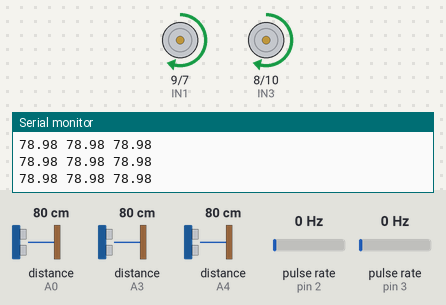
The sketch below on a simulated Arduino Uno, built with avr-gcc and run on an emulated ATmega328P. On the bench: motor-driver pin pairs drawn as motors (green arrow = first pin HIGH = forward, orange = second pin HIGH = backward, longer = more drive, scaled by the enable pin), the last lines printed to the serial monitor. Wiring (inferred from the names in the program): 3 × ultrasonic range finder: trigger A1, echo A0 / trigger A2, echo A3 / trigger A5, echo A4; 2 × pulse sensor: data pin 2 / data pin 3. The test bench sets the inputs (shaded band); at power-on: distance to the obstacle (sensors on A3, A4, A0) 80 cm, pulse rate (sensors on pin 2, pin 3) 0 Hz. The echo pulse lasts 58.3 µs per cm.

Above: at 6.2 s.
6.3 s: distance to the obstacle (sensor on A3) set to 168 cm
8.0 s: distance to the obstacle (sensor on A4) set to 258 cm
At 10.7 s:
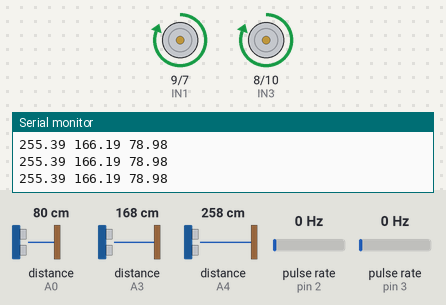
11.0 s: pulse rate (sensor on pin 2) set to 150 Hz
At 12.9 s:
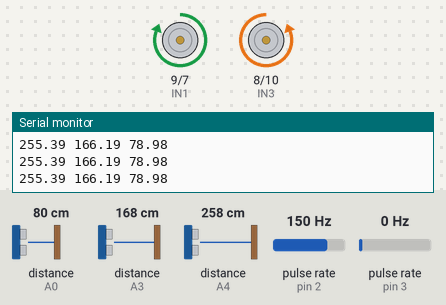
13.4 s: pulse rate (sensor on pin 3) set to 100 Hz
At 14.6 s:
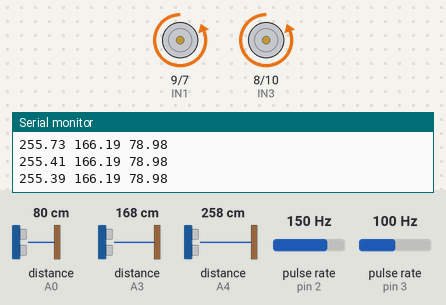
18.6 s: distance to the obstacle (sensor on A3) set to 2 cm
At 19.4 s:
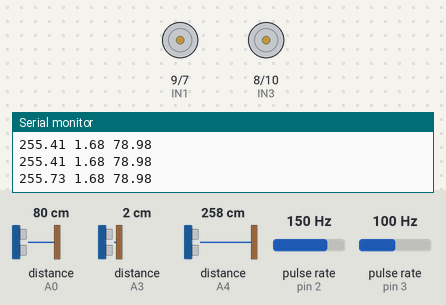
Timing chart, 0 to 21.1 s (numbered marks = the images above; inputs shaded):
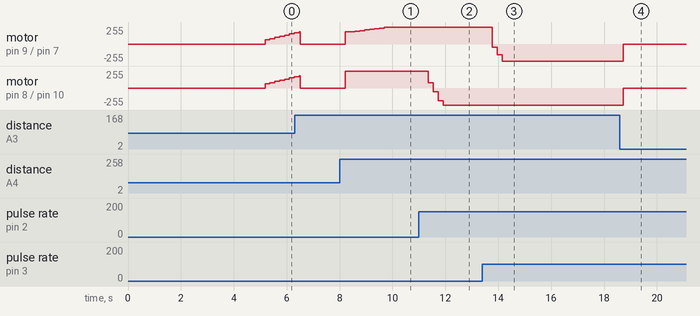

The sketch:

IR_bot.ino
```cpp
// Library that is used to determine amount of free  left
#include <MemoryFree.h>

// Include Fuzzy library elements - modified library -> set points are now of type int (more SRAM)
#include <FuzzyRule.h>
#include <FuzzyComposition.h>
#include <Fuzzy.h>
#include <FuzzyRuleConsequent.h>
#include <FuzzyOutput.h>
#include <FuzzyInput.h>
#include <FuzzyIO.h>
#include <FuzzySet.h>
#include <FuzzyRuleAntecedent.h>

// Include avr libraries needed to access timer interrupts
#include <avr/io.h>
#include <avr/interrupt.h>

// Include library needed to make second serial connection (hardware serial pins used as
// hardware interrupt pins
#include <SoftwareSerial.h>

// Define ultrasonic HC-04 sensor pins
// Left sensor
#define echoPinL A4
#define trigPinL A5

// Middle
#define echoPinC A3
#define trigPinC A2

// Right sensor
#define echoPinD A0
#define trigPinD A1

// Define pins for motor control via L293D H bridge
#define EN1 5    // Enable 1, defined on PWM pin, for speed control
#define IN1 9    // Input 1
#define IN2 7    // Input 2

#define EN2 6    // Enable 2, defined on PWM pin
#define IN3 8    // Input 3
#define IN4 10   // Input 4

// Define optical encoder signal read pins (hardware interrupt)
#define encoderPinR 2
#define encoderPinL 3

//float R = 0.033; // [m]
//float L = 0.14; // [m]
//const uint8_t maxRPM = 165;

// Init variables for speed read and feedback
volatile unsigned long int previousMillisR = 0;
volatile unsigned long int previousMillisL = 0;

volatile uint8_t encoderPosR = 0;  // a counter for the dial
volatile uint8_t encoderPosL = 0;  // a counter for the dial

// PID parameters and variables, as I'm using PI controller, D parameters are commented out
const float Kp = 0.5;
const float Ki = 0.2;
//const float Kd = 0;

volatile int ErrR = 0;
volatile int ErrL = 0;
//volatile int err_oldL = 0;
//volatile int err_dotL = 0;
//volatile int err_oldR = 0;
//volatile int err_dotR = 0;

volatile int ref_rpmL_d = 0; // desired referent RPM for left motor
volatile int ref_rpmR_d = 0;
volatile int ref_rpmL = 0; // referent RPM for left motor, final value
volatile int ref_rpmR = 0;
volatile int rpmL;
volatile int rpmR;

boolean update_speed_flag = 0;

// Define bluetooth serial connection
SoftwareSerial HC05(4, 12);

// Define variables for reading ultrasonic sensor and transforming it to distance
uint16_t durationL;
uint16_t durationC;
uint16_t durationD;

// Instantiating an object of library
Fuzzy* izbjegavanje = new Fuzzy();

// Funkcije pripadnosti ulaza sa senzora
FuzzySet* dalekoL = new FuzzySet(80, 100, 400, 400);
FuzzySet* srednjeL = new FuzzySet(20, 60, 60, 100);
FuzzySet* blizuL = new FuzzySet(0, 0, 10, 30);

// Funkcije pripadnosti ulaza sa senzora
FuzzySet* dalekoS = new FuzzySet(80, 100, 400, 400);
FuzzySet* srednjeS = new FuzzySet(20, 60, 60, 100);
FuzzySet* blizuS = new FuzzySet(0, 0, 10, 30);

// Funkcije pripadnosti ulaza sa senzora
FuzzySet* dalekoD = new FuzzySet(80, 100, 400, 400);
FuzzySet* srednjeD = new FuzzySet(20, 60, 60, 100);
FuzzySet* blizuD = new FuzzySet(0, 0, 10, 30);

// Funkcije pripadnosti translacijske brzine
FuzzySet* stani = new FuzzySet(0, 0, 0, 0);
FuzzySet* sporo = new FuzzySet(45, 45, 75, 90);
FuzzySet* umjereno = new FuzzySet(75, 90, 90, 105);
FuzzySet* brzo = new FuzzySet(90, 105, 150, 150);

// Funkcije pripadnosti rotacijske brzine
FuzzySet* brzoD = new FuzzySet(-60, -60, -45, -30);
FuzzySet* sporoD = new FuzzySet(-45, -30, -30, -10);
FuzzySet* nula = new FuzzySet(-15, 0, 0, 15);
FuzzySet* sporoL = new FuzzySet(10, 30, 30, 45);
FuzzySet* brzoL = new FuzzySet(30, 45, 60, 60);

void setup(){

  // Set up encoders and their interrupts
  pinMode(encoderPinR, INPUT);
  pinMode(encoderPinL, INPUT);
  attachInterrupt(0, doEncoderR, CHANGE);
  attachInterrupt(1, doEncoderL, CHANGE);
  digitalWrite(encoderPinR, HIGH);
  digitalWrite(encoderPinL, HIGH);

  // Set up ultrasonic sensor pins
  pinMode(trigPinL, OUTPUT); // Sets the trigPin as an Output
  pinMode(trigPinC, OUTPUT);
  pinMode(trigPinD, OUTPUT);
  pinMode(echoPinL, INPUT); // Sets the echoPin as an Input
  pinMode(echoPinC, INPUT);
  pinMode(echoPinD, INPUT);

  // Define pins for motor control
  // Left motor
  pinMode(EN1, OUTPUT);
  pinMode(IN1, OUTPUT);
  pinMode(IN2, OUTPUT);
  analogWrite(EN1, 0);
  digitalWrite(IN1, LOW);
  digitalWrite(IN2, LOW);
  // Right motor
  pinMode(EN2, OUTPUT);
  pinMode(IN3, OUTPUT);
  pinMode(IN4, OUTPUT);
  analogWrite(EN2, 0);
  digitalWrite(IN3, LOW);
  digitalWrite(IN4, LOW);

  // FuzzyInput left sensor
  FuzzyInput* lijevi = new FuzzyInput(1);
  lijevi->addFuzzySet(dalekoL);
  lijevi->addFuzzySet(srednjeL);
  lijevi->addFuzzySet(blizuL);

  izbjegavanje->addFuzzyInput(lijevi);

  // FuzzyInput middle sensor
  FuzzyInput* centar = new FuzzyInput(2);
  centar->addFuzzySet(dalekoS);
  centar->addFuzzySet(srednjeS);
  centar->addFuzzySet(blizuS);

  izbjegavanje->addFuzzyInput(centar);

  // FuzzyInput right sensor
  FuzzyInput* desni = new FuzzyInput(3);
  desni->addFuzzySet(dalekoD);
  desni->addFuzzySet(srednjeD);
  desni->addFuzzySet(blizuD);

  izbjegavanje->addFuzzyInput(desni);

  // FuzzyOutput translation speed
  FuzzyOutput* transBrzina = new FuzzyOutput(1);

  transBrzina->addFuzzySet(stani);
  transBrzina->addFuzzySet(sporo);
  transBrzina->addFuzzySet(umjereno);
  transBrzina->addFuzzySet(brzo);

  izbjegavanje->addFuzzyOutput(transBrzina);

  // FuzzyOutput rotational speed
  FuzzyOutput* rotBrzina = new FuzzyOutput(2);

  rotBrzina->addFuzzySet(brzoD);
  rotBrzina->addFuzzySet(sporoD);
  rotBrzina->addFuzzySet(nula);
  rotBrzina->addFuzzySet(sporoL);
  rotBrzina->addFuzzySet(brzoL);

  izbjegavanje->addFuzzyOutput(rotBrzina);

  // Definiranje premisa
  FuzzyRuleAntecedent* lijeviDalekoAndSrednjiDaleko = new FuzzyRuleAntecedent();
  lijeviDalekoAndSrednjiDaleko->joinWithAND(dalekoL, dalekoS);
  FuzzyRuleAntecedent* ifLijeviDalekoAndSrednjiDalekoAndDesniDaleko = new FuzzyRuleAntecedent();
  ifLijeviDalekoAndSrednjiDalekoAndDesniDaleko->joinWithAND(lijeviDalekoAndSrednjiDaleko, dalekoD);

  FuzzyRuleAntecedent* lijeviSrednjeAndSrednjiSrednje = new FuzzyRuleAntecedent();
  lijeviSrednjeAndSrednjiSrednje->joinWithAND(srednjeL, srednjeS);
  FuzzyRuleAntecedent* ifLijeviSrednjeAndSrednjiSrednjeAndDesniSrednje = new FuzzyRuleAntecedent();
  ifLijeviSrednjeAndSrednjiSrednjeAndDesniSrednje->joinWithAND(lijeviSrednjeAndSrednjiSrednje, srednjeD);

  FuzzyRuleAntecedent* ifLijeviSrednjeAndSrednjiSrednjeAndDesniDaleko = new FuzzyRuleAntecedent();
  ifLijeviSrednjeAndSrednjiSrednjeAndDesniDaleko->joinWithAND(lijeviSrednjeAndSrednjiSrednje, dalekoD);

  FuzzyRuleAntecedent* lijeviDalekoAndSrednjiSrednje = new FuzzyRuleAntecedent();
  lijeviDalekoAndSrednjiSrednje->joinWithAND(dalekoL, srednjeS);
  FuzzyRuleAntecedent* ifLijeviDalekoAndSrednjiSrednjeAndDesniSrednje = new FuzzyRuleAntecedent();
  ifLijeviDalekoAndSrednjiSrednjeAndDesniSrednje->joinWithAND(lijeviDalekoAndSrednjiSrednje, srednjeD);

  FuzzyRuleAntecedent* lijeviBlizuAndSrednjiBlizu = new FuzzyRuleAntecedent();
  lijeviBlizuAndSrednjiBlizu->joinWithAND(blizuL, blizuS);
  FuzzyRuleAntecedent* ifLijeviBlizuAndSrednjiBlizuAndDesniDaleko = new FuzzyRuleAntecedent();
  ifLijeviBlizuAndSrednjiBlizuAndDesniDaleko->joinWithAND(lijeviBlizuAndSrednjiBlizu, dalekoD);

  FuzzyRuleAntecedent* lijeviDalekoAndSrednjiBlizu = new FuzzyRuleAntecedent();
  lijeviDalekoAndSrednjiBlizu->joinWithAND(dalekoL, blizuS);
  FuzzyRuleAntecedent* ifLijeviDalekoAndSrednjiBlizuAndDesniBlizu = new FuzzyRuleAntecedent();
  ifLijeviDalekoAndSrednjiBlizuAndDesniBlizu->joinWithAND(lijeviDalekoAndSrednjiBlizu, blizuD);

  FuzzyRuleAntecedent* ifLijeviDalekoAndSrednjiSrednjeAndDesniBlizu = new FuzzyRuleAntecedent();
  ifLijeviDalekoAndSrednjiSrednjeAndDesniBlizu->joinWithAND(lijeviDalekoAndSrednjiSrednje, blizuD);

  FuzzyRuleAntecedent* ifLijeviDalekoAndSrednjiSrednjeAndDesniDaleko = new FuzzyRuleAntecedent();
  ifLijeviDalekoAndSrednjiSrednjeAndDesniDaleko->joinWithAND(lijeviDalekoAndSrednjiSrednje, dalekoD);

  FuzzyRuleAntecedent* lijeviSrednjeAndSrednjiBlizu = new FuzzyRuleAntecedent();
  lijeviSrednjeAndSrednjiBlizu->joinWithAND(srednjeL, blizuS);
  FuzzyRuleAntecedent* ifLijeviSrednjeAndSrednjiBlizuAndDesniSrednje = new FuzzyRuleAntecedent();
  ifLijeviSrednjeAndSrednjiBlizuAndDesniSrednje->joinWithAND(lijeviSrednjeAndSrednjiBlizu, srednjeD);

  FuzzyRuleAntecedent* lijeviBlizuAndSrednjiSrednje = new FuzzyRuleAntecedent();
  lijeviBlizuAndSrednjiSrednje->joinWithAND(blizuL, srednjeS);
  FuzzyRuleAntecedent* ifLijeviBlizuAndSrednjiSrednjeAndDesniDaleko = new FuzzyRuleAntecedent();
  ifLijeviBlizuAndSrednjiSrednjeAndDesniDaleko->joinWithAND(lijeviBlizuAndSrednjiSrednje, dalekoD);

  FuzzyRuleAntecedent* ifLijeviBlizuAndSrednjiBlizuAndDesniBlizu = new FuzzyRuleAntecedent();
  ifLijeviBlizuAndSrednjiBlizuAndDesniBlizu->joinWithAND(lijeviBlizuAndSrednjiBlizu, blizuD);

  FuzzyRuleAntecedent* lijeviBlizuAndSrednjiDaleko = new FuzzyRuleAntecedent();
  lijeviBlizuAndSrednjiDaleko->joinWithAND(blizuL, dalekoS);
  FuzzyRuleAntecedent* ifLijeviBlizuAndSrednjiDalekoAndDesniDaleko = new FuzzyRuleAntecedent();
  ifLijeviBlizuAndSrednjiDalekoAndDesniDaleko->joinWithAND(lijeviBlizuAndSrednjiDaleko, dalekoD);

  FuzzyRuleAntecedent* ifLijeviDalekoAndSrednjiDalekoAndDesniBlizu = new FuzzyRuleAntecedent();
  ifLijeviDalekoAndSrednjiDalekoAndDesniBlizu->joinWithAND(lijeviDalekoAndSrednjiDaleko, blizuD);

    FuzzyRuleAntecedent* ifLijeviDalekoAndSrednjiDalekoAndDesniSrednje = new FuzzyRuleAntecedent();
  ifLijeviDalekoAndSrednjiDalekoAndDesniSrednje->joinWithAND(lijeviDalekoAndSrednjiDaleko, srednjeD);

 FuzzyRuleAntecedent* lijeviSrednjeAndSrednjiDaleko = new FuzzyRuleAntecedent();
 lijeviSrednjeAndSrednjiDaleko->joinWithAND(srednjeL, dalekoS);
   FuzzyRuleAntecedent* ifLijeviSrednjeAndSrednjiDalekoAndDesniDaleko = new FuzzyRuleAntecedent();
 ifLijeviSrednjeAndSrednjiDalekoAndDesniDaleko->joinWithAND(lijeviSrednjeAndSrednjiDaleko, dalekoD);

  // Definiranje zakljucaka
  FuzzyRuleConsequent* thenTransBrzinaBrzoAndRotBrzinaNula = new FuzzyRuleConsequent();
  thenTransBrzinaBrzoAndRotBrzinaNula->addOutput(brzo);
  thenTransBrzinaBrzoAndRotBrzinaNula->addOutput(nula);

  FuzzyRuleConsequent* thenTransBrzinaUmjerenoAndRotBrzinaNula = new FuzzyRuleConsequent();
  thenTransBrzinaUmjerenoAndRotBrzinaNula->addOutput(umjereno);
  thenTransBrzinaUmjerenoAndRotBrzinaNula->addOutput(nula);

  FuzzyRuleConsequent* thenTransBrzinaUmjerenoAndRotBrzinaSporoD = new FuzzyRuleConsequent();
  thenTransBrzinaUmjerenoAndRotBrzinaSporoD->addOutput(umjereno);
  thenTransBrzinaUmjerenoAndRotBrzinaSporoD->addOutput(sporoD);

  FuzzyRuleConsequent* thenTransBrzinaUmjerenoAndRotBrzinaSporoL = new FuzzyRuleConsequent();
  thenTransBrzinaUmjerenoAndRotBrzinaSporoL->addOutput(umjereno);
  thenTransBrzinaUmjerenoAndRotBrzinaSporoL->addOutput(sporoL);

  FuzzyRuleConsequent* thenTransBrzinaSporoAndRotBrzinaBrzoD = new FuzzyRuleConsequent();
  thenTransBrzinaSporoAndRotBrzinaBrzoD->addOutput(sporo);
  thenTransBrzinaSporoAndRotBrzinaBrzoD->addOutput(brzoD);

  FuzzyRuleConsequent* thenTransBrzinaSporoAndRotBrzinaBrzoL = new FuzzyRuleConsequent();
  thenTransBrzinaSporoAndRotBrzinaBrzoL->addOutput(sporo);
  thenTransBrzinaSporoAndRotBrzinaBrzoL->addOutput(brzoL);

  FuzzyRuleConsequent* thenTransBrzinaSporoAndRotBrzinaNula = new FuzzyRuleConsequent();
  thenTransBrzinaSporoAndRotBrzinaNula->addOutput(sporo);
  thenTransBrzinaSporoAndRotBrzinaNula->addOutput(nula);

  FuzzyRuleConsequent* thenTransBrzinaStaniAndRotBrzinaNula = new FuzzyRuleConsequent();
  thenTransBrzinaStaniAndRotBrzinaNula->addOutput(stani);
  thenTransBrzinaStaniAndRotBrzinaNula->addOutput(nula);

  FuzzyRuleConsequent* thenTransBrzinaBrzoAndRotBrzinaSporoD = new FuzzyRuleConsequent();
  thenTransBrzinaBrzoAndRotBrzinaSporoD->addOutput(brzo);
  thenTransBrzinaBrzoAndRotBrzinaSporoD->addOutput(sporoD);

  FuzzyRuleConsequent* thenTransBrzinaBrzoAndRotBrzinaSporoL = new FuzzyRuleConsequent();
  thenTransBrzinaBrzoAndRotBrzinaSporoL->addOutput(brzo);
  thenTransBrzinaBrzoAndRotBrzinaSporoL->addOutput(sporoL);

  // Definiranje pravila
  // Pravilo 1
  FuzzyRule* pravilo1 = new FuzzyRule(1, ifLijeviDalekoAndSrednjiDalekoAndDesniDaleko, thenTransBrzinaBrzoAndRotBrzinaNula);
  izbjegavanje->addFuzzyRule(pravilo1);

      // Pravilo 2
  FuzzyRule* pravilo2 = new FuzzyRule(2, ifLijeviSrednjeAndSrednjiBlizuAndDesniSrednje, thenTransBrzinaStaniAndRotBrzinaNula);
  izbjegavanje->addFuzzyRule(pravilo2);

  // Pravilo 3
  FuzzyRule* pravilo3 = new FuzzyRule(3, ifLijeviSrednjeAndSrednjiSrednjeAndDesniSrednje, thenTransBrzinaUmjerenoAndRotBrzinaNula);
  izbjegavanje->addFuzzyRule(pravilo3);

  // Pravilo 4
  FuzzyRule* pravilo4 = new FuzzyRule(4, ifLijeviSrednjeAndSrednjiSrednjeAndDesniDaleko, thenTransBrzinaUmjerenoAndRotBrzinaSporoD);
  izbjegavanje->addFuzzyRule(pravilo4);

  // Pravilo 5
  FuzzyRule* pravilo5 = new FuzzyRule(5, ifLijeviDalekoAndSrednjiSrednjeAndDesniSrednje, thenTransBrzinaUmjerenoAndRotBrzinaSporoL);
  izbjegavanje->addFuzzyRule(pravilo5);

  // Pravilo 6
  FuzzyRule* pravilo6 = new FuzzyRule(6, ifLijeviBlizuAndSrednjiBlizuAndDesniDaleko, thenTransBrzinaSporoAndRotBrzinaBrzoD);
  izbjegavanje->addFuzzyRule(pravilo6);

  // Pravilo 7
  FuzzyRule* pravilo7 = new FuzzyRule(7, ifLijeviDalekoAndSrednjiBlizuAndDesniBlizu, thenTransBrzinaSporoAndRotBrzinaBrzoL);
  izbjegavanje->addFuzzyRule(pravilo7);

  // Pravilo 8
  FuzzyRule* pravilo8 = new FuzzyRule(8, ifLijeviDalekoAndSrednjiSrednjeAndDesniBlizu, thenTransBrzinaSporoAndRotBrzinaBrzoL);
  izbjegavanje->addFuzzyRule(pravilo8);

  // Pravilo 9
  FuzzyRule* pravilo9 = new FuzzyRule(9, ifLijeviDalekoAndSrednjiSrednjeAndDesniDaleko, thenTransBrzinaUmjerenoAndRotBrzinaNula);
  izbjegavanje->addFuzzyRule(pravilo9);

//  // Pravilo 10
  FuzzyRule* pravilo10 = new FuzzyRule(10, ifLijeviSrednjeAndSrednjiBlizuAndDesniSrednje, thenTransBrzinaSporoAndRotBrzinaNula);
  izbjegavanje->addFuzzyRule(pravilo10);

  // Pravilo 11
  FuzzyRule* pravilo11 = new FuzzyRule(11, ifLijeviBlizuAndSrednjiSrednjeAndDesniDaleko, thenTransBrzinaSporoAndRotBrzinaBrzoD);
  izbjegavanje->addFuzzyRule(pravilo11);

  // Pravilo 12
  FuzzyRule* pravilo12 = new FuzzyRule(12, ifLijeviBlizuAndSrednjiDalekoAndDesniDaleko, thenTransBrzinaBrzoAndRotBrzinaSporoD);
  izbjegavanje->addFuzzyRule(pravilo12);

  // Pravilo 13
  FuzzyRule* pravilo13 = new FuzzyRule(13, ifLijeviDalekoAndSrednjiDalekoAndDesniBlizu, thenTransBrzinaBrzoAndRotBrzinaSporoL);
  izbjegavanje->addFuzzyRule(pravilo13);

    // Pravilo 14
 FuzzyRule* pravilo14 = new FuzzyRule(14, ifLijeviDalekoAndSrednjiDalekoAndDesniSrednje, thenTransBrzinaBrzoAndRotBrzinaSporoL);
 izbjegavanje->addFuzzyRule(pravilo14);

    // Pravilo 15
 FuzzyRule* pravilo15 = new FuzzyRule(15, ifLijeviSrednjeAndSrednjiDalekoAndDesniDaleko, thenTransBrzinaBrzoAndRotBrzinaSporoD);
 izbjegavanje->addFuzzyRule(pravilo15);

  // Setting timer interrupt
  cli();
  TCCR1A = 0;
  TCCR1B = 0;

  OCR1A = 6249;

  TCCR1B |= (1 << WGM12);
  TCCR1B |= (1 << CS12);

  TIMSK1 |= (1 << OCIE1A);
  sei();

  Serial.begin(9600);
  //Serial.println("Starting program in 5 seconds...");
  delay(5000);
}

void loop(){

  // clear trigPins
  digitalWrite(trigPinL, LOW);
  digitalWrite(trigPinC, LOW);
  digitalWrite(trigPinD, LOW);
  delayMicroseconds(2);

  // set trigPin HIGH for 10 microsec
  digitalWrite(trigPinL, HIGH);
  delayMicroseconds(10);
  digitalWrite(trigPinL, LOW);

  // read echoPin to recieve sound wave travel time in microsec
  durationL = pulseIn(echoPinL, HIGH);

  // set trigPin HIGH for 10 microsec
  digitalWrite(trigPinC, HIGH);
  delayMicroseconds(10);
  digitalWrite(trigPinC, LOW);

  // read echoPin to recieve sound wave travel time in microsec
  durationC = pulseIn(echoPinC, HIGH);

  // set trigPin HIGH for 10 microsec
  digitalWrite(trigPinD, HIGH);
  delayMicroseconds(10);
  digitalWrite(trigPinD, LOW);

  // read echoPin to recieve sound wave travel time in microsec
  durationD = pulseIn(echoPinD, HIGH);

  // set inputs for fuzzy controller
  izbjegavanje->setInput(1,((durationL/2) * 0.034) > 400 ? 400: ((durationL/2) * 0.034));  // (durationL/2) * 0.034 calculates distance from obstacle in [cm]
  izbjegavanje->setInput(2,((durationC/2) * 0.034) > 400 ? 400: ((durationC/2) * 0.034));
  izbjegavanje->setInput(3, ((durationD/2) * 0.034) > 400 ? 400: ((durationD/2) * 0.034));

  izbjegavanje->fuzzify();

  int8_t out_transBrzina = izbjegavanje->defuzzify(1);
  int8_t out_rotBrzina = izbjegavanje->defuzzify(2);

  ref_rpmL_d = out_transBrzina - 2.12 * out_rotBrzina; // 2.12 = L/(2*R) [m]
  ref_rpmR_d = out_transBrzina + 2.12 * out_rotBrzina;

  //cli();

  // 165 = maxRPM for IR BOT
  if (max(ref_rpmL_d, ref_rpmR_d) > 165)
    ref_rpmL = ref_rpmL_d - (max(ref_rpmL_d, ref_rpmR_d) - 165);
  else if (min(ref_rpmL_d, ref_rpmR_d) < -165)
    ref_rpmL = ref_rpmL_d - (min(ref_rpmL_d, ref_rpmR_d) + 165);
  else ref_rpmL = ref_rpmL_d;

  if (max(ref_rpmL_d, ref_rpmR_d) > 165)
    ref_rpmR = ref_rpmR_d - (max(ref_rpmL_d, ref_rpmR_d) - 165);
  else if (min(ref_rpmL_d, ref_rpmR_d) < -165)
    ref_rpmR = ref_rpmR_d - (min(ref_rpmL_d, ref_rpmR_d) + 165);
  else ref_rpmR = ref_rpmR_d;
  //sei();

  if (update_speed_flag)
    control_motor_speed();

  //Serial.println(freeMemory());

  Serial.print(durationL * 0.017);
  Serial.print(" ");
  Serial.print(durationC * 0.017);
  Serial.print(" ");
  Serial.println(durationD * 0.017);
  Serial.println("");

}

// Interrupt on A changing state
void doEncoderR(){
  if ((unsigned long)(millis() - previousMillisR) >= 2){
    encoderPosR++;
    previousMillisR = millis();
  }
}

// Interrupt on A changing state
void doEncoderL(){
  if ((unsigned long)(millis() - previousMillisL) >= 2){
    encoderPosL++;
    previousMillisL = millis();
  }
}

ISR(TIMER1_COMPA_vect)
{
  update_speed_flag = 1;
}


void control_motor_speed(){
  if ((ref_rpmL == 0)&&(ref_rpmR==0)){
    update_speedL(0);
    update_speedR(0);
  }
  else {
    // RPM
    rpmL = sign(ref_rpmL) * 15 * encoderPosL; // formula calculated for my sensor and time period of reading sensor data
    rpmR = sign(ref_rpmR) * 15 * encoderPosR;

    if (abs(rpmL - ref_rpmL)>2)
      update_speedL(calc_speedL(ref_rpmL - rpmL));

    if (abs(rpmR - ref_rpmR)>2)
      update_speedR(calc_speedR(ref_rpmR - rpmR));

  }
  encoderPosL = 0;
  encoderPosR = 0;
  update_speed_flag = 0;
}

volatile int calc_speedL(volatile int err){
  //err_dotL = err - err_oldL;
  ErrL = err + ErrL;
  //err_oldL = err;
  //Serial.println(err);
  // Serial.print(Kp*err); Serial.print(" ");Serial.print(Ki*Err); Serial.print(" "); Serial.println(Kd * err_dot);
  volatile int output = Kp*err + Ki*ErrL; // + Kd * err_dotL;
  return (abs(output) > 255 ? sign(output)*255:output);
}

volatile int calc_speedR(volatile int err){
  //err_dotR = err - err_oldR;
  ErrR = err + ErrR;
  //err_oldR = err;
  //Serial.println(err);
  // Serial.print(Kp*err); Serial.print(" ");Serial.print(Ki*Err); Serial.print(" "); Serial.println(Kd * err_dot);
  volatile int output = Kp*err + Ki*ErrR ; //+ Kd * err_dotR;
  return (abs(output) > 255 ? sign(output)*255:output);
}

void update_speedL(volatile int motor_signalL){
  if (motor_signalL >= 0){
    digitalWrite(IN1, HIGH);
    digitalWrite(IN2, LOW);
  }
  else {
    digitalWrite(IN1, LOW);
    digitalWrite(IN2, HIGH);
  }
  analogWrite(EN1, abs(motor_signalL));
}

void update_speedR(volatile int motor_signalR){
  if (motor_signalR >= 0){
    digitalWrite(IN3, HIGH);
    digitalWrite(IN4, LOW);
  }
  else {
    digitalWrite(IN3, LOW);
    digitalWrite(IN4, HIGH);
  }
  analogWrite(EN2, abs(motor_signalR));
}

int sign(int x){
  return (x > 0) ? 1 : ((x < 0) ? -1 : 0);
}
```

Measured:
- after the input at 8.0 s, motor on pin 9 (IN1) / pin 7 (IN2): stopped → forward 187/255 after 0.21 s, → forward 184/255 0.19 s later, → forward 193/255 0.19 s later, → forward 202/255 0.19 s later, … (10 changes in this stretch); motor on pin 8 (IN3) / pin 10 (IN4): stopped → forward 255/255 after 0.21 s
- after the input at 11.0 s, motor on pin 8 (IN3) / pin 10 (IN4): moves from forward 255/255 to backward 255/255 over 0.74 s, starting after 0.17 s
- after the input at 13.4 s, motor on pin 9 (IN1) / pin 7 (IN2): forward 255/255 → forward 248/255 after 0.19 s, → backward 48/255 0.19 s later, → backward 161/255 0.19 s later, → backward 255/255 0.19 s later
- after the input at 18.6 s, motor on pin 9 (IN1) / pin 7 (IN2), motor on pin 8 (IN3) / pin 10 (IN4): backward 255/255 → stopped after 0.12 s
